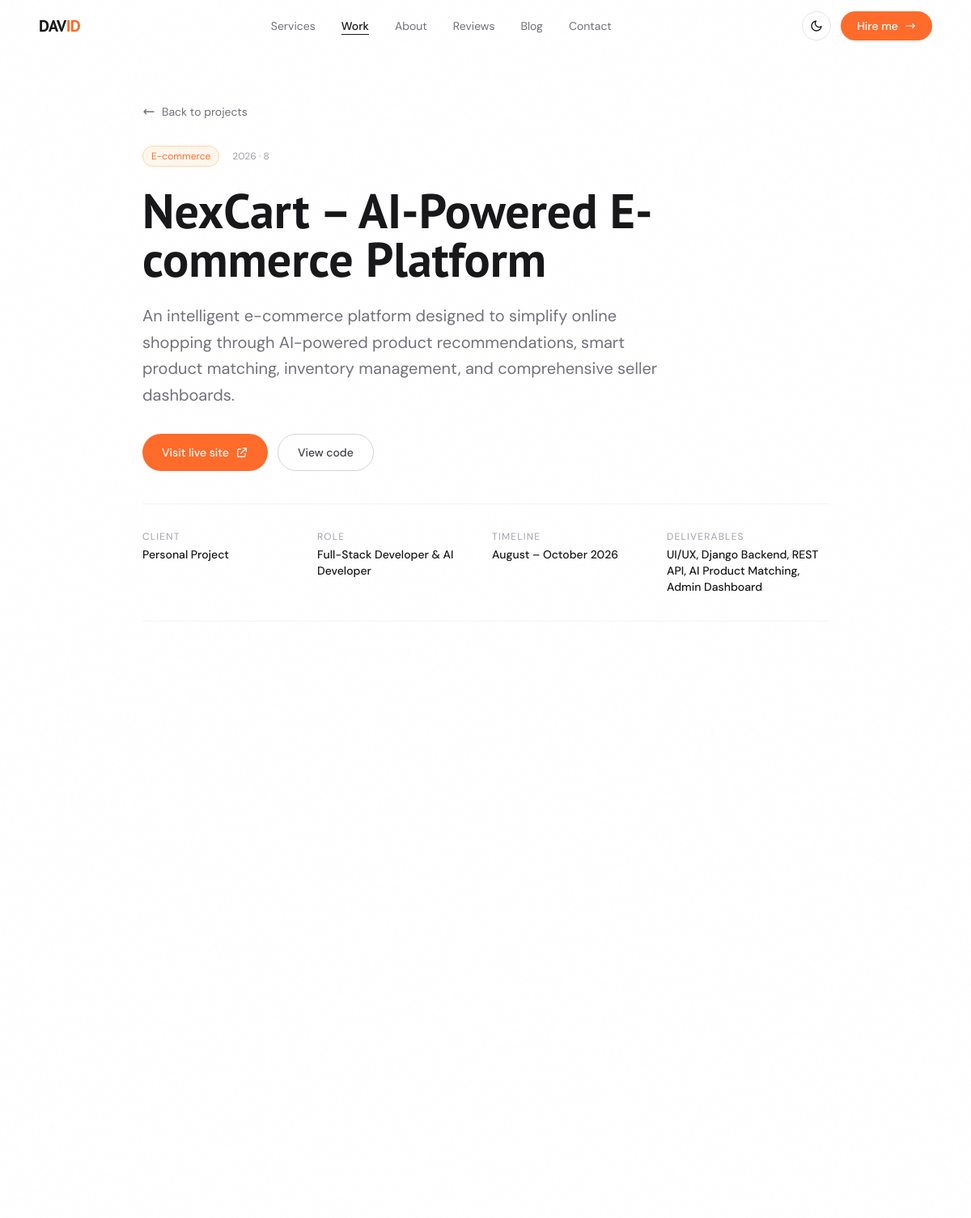
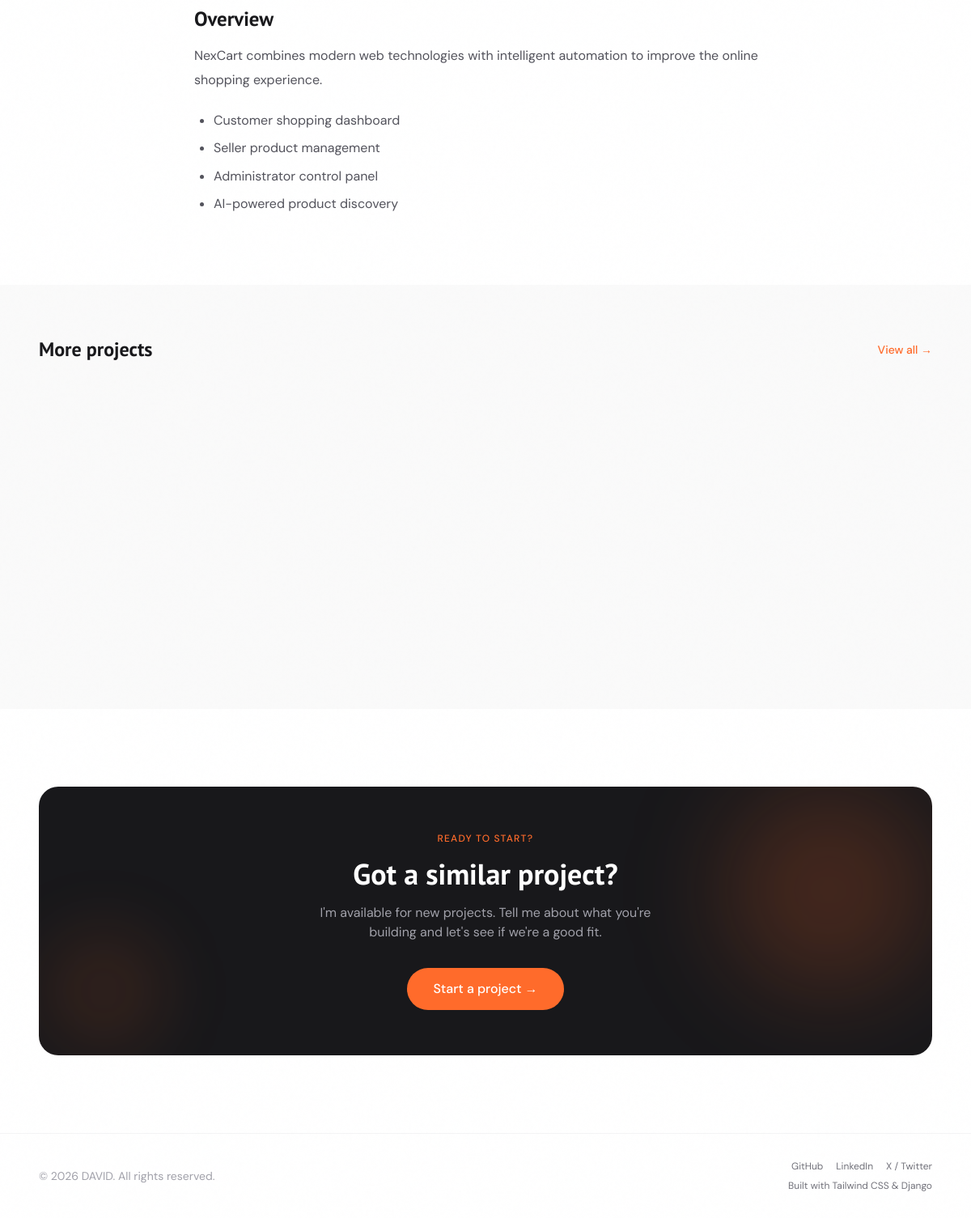
The page /projects/nexcart-ai-powered-e-commerce-platform/ on the database its author committed (2 pictures, top to bottom).
### Project_Hub/models.py (models this page shows, shortened)
class SiteProfile(models.Model):
    full_name = models.CharField(max_length=100, default="David")
    short_name = models.CharField(max_length=50, default="DAVID", help_text="Shown in the hero: Hi, I'm ...")
    role = models.CharField(max_length=100, default="Full Stack Developer")
    tagline = models.CharField(max_length=255, default="I design and build digital products that people love to use.")
    availability_text = models.CharField(max_length=60, default="Available for work")
    badge_text = models.CharField(max_length=60, default="Open to projects")
    is_available = models.BooleanField(default=True)
    hero_image = models.ImageField(upload_to="profile/", blank=True)
    about_image = models.ImageField(upload_to="profile/", blank=True)
    about_heading = models.CharField(max_length=120, default="A bit about who I am")
    about_paragraph_1 = models.TextField()
    about_paragraph_2 = models.TextField(blank=True)
    projects_done = models.PositiveIntegerField(default=0)
    happy_clients = models.PositiveIntegerField(default=0)
    years_experience = models.PositiveIntegerField(default=0)
    email = models.EmailField(blank=True)
    phone = models.CharField(max_length=30, blank=True)
    location = models.CharField(max_length=100, blank=True)
    github_url = models.URLField(blank=True)
    linkedin_url = models.URLField(blank=True)
    twitter_url = models.URLField(blank=True)
    class Meta:
        verbose_name = "Site profile"
        verbose_name_plural = "Site profile"
    @classmethod
    def load(cls):
        obj, _ = cls.objects.get_or_create(
            pk=1, defaults={"about_paragraph_1": "Tell visitors about yourself."}
        )
        return obj

class Project(models.Model):
    title = models.CharField(max_length=150)
    slug = models.SlugField(max_length=160, unique=True, blank=True)
    category = models.CharField(max_length=60, help_text="Badge shown first, e.g. SaaS, Fintech")
    tags = models.ManyToManyField(Tag, blank=True, related_name="projects")
    summary = models.TextField(help_text="Short text for cards")
    image = models.ImageField(upload_to="projects/", blank=True)
    demo_video=models.FileField(
        upload_to="projects/videos/",
        blank=True
    )
    client = models.CharField(max_length=100, blank=True)
    role = models.CharField(max_length=100, blank=True)
    year = models.PositiveSmallIntegerField(null=True, blank=True)
    duration = models.CharField(max_length=50, blank=True, help_text="e.g. 6 weeks")
    timeline = models.CharField(max_length=60, blank=True, help_text="e.g. Jan – Feb 2025")
    deliverables = models.CharField(max_length=150, blank=True, help_text="e.g. Figma, HTML/CSS")
    live_url = models.URLField(blank=True)
    repo_url = models.URLField(blank=True)
    is_featured = models.BooleanField(default=False)
    is_published = models.BooleanField(default=True)
    order = models.PositiveSmallIntegerField(default=0)
    created_at = models.DateTimeField(auto_now_add=True)
    class Meta:
        ordering = ["order", "-created_at"]
    def get_related(self, limit=3):
        qs = (Project.objects.filter(is_published=True)
              .exclude(pk=self.pk).prefetch_related("tags"))
        related = list(qs.filter(category=self.category)[:limit])
        if len(related) < limit:
            ids = [p.pk for p in related]
            related += list(qs.exclude(pk__in=ids)[: limit - len(related)])
        return related
    def get_absolute_url(self):
        return reverse("portfolio:project_detail", kwargs={"slug": self.slug})

class ProjectSection(models.Model):
    TEXT = "text"
    PRINCIPLES = "principles"
    STEPS = "steps"
    IMAGE = "image"
    COMPARE = "compare"
    KIND_CHOICES = [
        (TEXT, "Text"),
        (PRINCIPLES, "Cards grid (e.g. design principles)"),
        (STEPS, "Numbered steps (e.g. process)"),
        (IMAGE, "Full-width image"),
        (COMPARE, "Before / after images"),
    ]
    project = models.ForeignKey(Project, on_delete=models.CASCADE, related_name="sections")
    kind = models.CharField(max_length=12, choices=KIND_CHOICES, default=TEXT)
    title = models.CharField(max_length=150, blank=True, help_text="Shown as an H2 (Text / Cards / Steps)")
    body = models.TextField(blank=True, help_text="HTML: <p>, <h3>, <ul>, <blockquote>...")
    image = models.ImageField(upload_to="projects/sections/", blank=True,
                              help_text="Image, or the 'before' image for Before / after")
    caption = models.CharField(max_length=200, blank=True)
    image_after = models.ImageField(upload_to="projects/sections/", blank=True, help_text="'After' image")
    caption_after = models.CharField(max_length=200, blank=True)
    order = models.PositiveSmallIntegerField(default=0)
    class Meta:
        ordering = ["order", "id"]

### Project_Hub/views.py (the view)
# urls.py: path("projects/<slug:slug>/", views.project_detail, name="project_detail"),
def project_detail(request, slug):
    project = get_object_or_404(
        Project.objects.filter(is_published=True)
        .prefetch_related("tags", "stats", "sections__items"),
        slug=slug,
    )
    context = {
        "project": project,
        "related_projects": project.get_related(),
    }
    return render(request, "case-study.html", context)

### templates/case-study.html (shortened to what this page needs)
{% extends 'base.html' %}
{% load cloudinary %}
{% load static %}
{% block content %}
  <main>
    <article>
      <header class="pt-32 pb-10 max-w-4xl mx-auto px-6">
        <a href="{% url 'portfolio:projects' %}" class="inline-flex items-center gap-2 text-sm text-zinc-500 dark:text-zinc-400 hover:text-accent transition-colors mb-8">
          <svg xmlns="http://www.w3.org/2000/svg" class="w-4 h-4" fill="none" viewBox="0 0 24 24" stroke="currentColor" aria-hidden="true"><path stroke-linecap="round" stroke-linejoin="round" stroke-width="2" d="M7 16l-4-4m0 0l4-4m-4 4h18"/></svg>
          Back to projects
        </a>
        <div class="flex flex-wrap items-center gap-3 mb-6">
          <span class="text-xs bg-orange-50 dark:bg-zinc-800 text-accent border border-orange-200 dark:border-zinc-700 px-2.5 py-1 rounded-full">{{ project.category }}</span>
          {% if project.year or project.duration %}
          <span class="text-xs text-zinc-400 ml-1">{{ project.year|default:"" }}{% if project.year and project.duration %} · {% endif %}{{ project.duration }}</span>
          {% endif %}
        </div>
        <h1 class="reveal font-display font-bold text-4xl md:text-5xl lg:text-6xl text-zinc-900 dark:text-white leading-tight mb-6">{{ project.title }}</h1>
        <p class="reveal d1 text-xl text-zinc-500 dark:text-zinc-400 leading-relaxed mb-8 max-w-2xl">{{ project.summary }}</p>
        {% if project.live_url or project.repo_url %}
        <div class="reveal d1 flex flex-wrap gap-3 mb-10">
          {% if project.live_url %}
          <a href="{{ project.live_url }}" target="_blank" rel="noopener noreferrer" class="inline-flex items-center gap-2 bg-accent text-white text-sm font-medium px-6 py-3 rounded-full hover:bg-accent-light transition-colors">
            Visit live site
            <svg class="w-4 h-4" fill="none" viewBox="0 0 24 24" stroke="currentColor" aria-hidden="true"><path stroke-linecap="round" stroke-linejoin="round" stroke-width="2" d="M10 6H6a2 2 0 00-2 2v10a2 2 0 002 2h10a2 2 0 002-2v-4M14 4h6m0 0v6m0-6L10 14"/></svg>
          </a>
          {% endif %}
          {% if project.repo_url %}
          <a href="{{ project.repo_url }}" target="_blank" rel="noopener noreferrer" class="inline-flex items-center gap-2 border border-zinc-300 dark:border-zinc-700 text-zinc-700 dark:text-zinc-300 text-sm font-medium px-6 py-3 rounded-full hover:bg-zinc-50 dark:hover:bg-zinc-900 transition-colors">View code</a>
          {% endif %}
        </div>
        {% endif %}
        {% if project.client or project.role or project.timeline or project.deliverables %}
        <div class="reveal d2 grid grid-cols-2 md:grid-cols-4 gap-4 py-8 border-t border-b border-zinc-100 dark:border-zinc-900">
          {% if project.client %}
          <div>
            <p class="text-xs text-zinc-400 uppercase tracking-widest mb-1">Client</p>
            <p class="font-medium text-zinc-900 dark:text-white text-sm">{{ project.client }}</p>
          </div>
          {% endif %}
          {% if project.role %}
          <div>
            <p class="text-xs text-zinc-400 uppercase tracking-widest mb-1">Role</p>
            <p class="font-medium text-zinc-900 dark:text-white text-sm">{{ project.role }}</p>
          </div>
          {% endif %}
          {% if project.timeline %}
          <div>
            <p class="text-xs text-zinc-400 uppercase tracking-widest mb-1">Timeline</p>
            <p class="font-medium text-zinc-900 dark:text-white text-sm">{{ project.timeline }}</p>
          </div>
          {% endif %}
          {% if project.deliverables %}
          <div>
            <p class="text-xs text-zinc-400 uppercase tracking-widest mb-1">Deliverables</p>
            <p class="font-medium text-zinc-900 dark:text-white text-sm">{{ project.deliverables }}</p>
          </div>
          {% endif %}
        </div>
        {% endif %}
      </header>
      <div class="max-w-6xl mx-auto px-6 mb-16">
      </div>
      {% if project.stats.all %}
      <div class="max-w-4xl mx-auto px-6 mb-16">
      </div>
      {% endif %}
      {% for section in project.sections.all %}
        {% if section.kind == 'text' %}
        <div class="max-w-3xl mx-auto px-6 pb-4 prose-cs">
          {% if section.title %}<h2>{{ section.title }}</h2>{% endif %}
          {{ section.body|safe }}
        </div>
        {% endif %}
      {% endfor %}
      <div class="pb-12"></div>
    </article>
    {% if related_projects %}
    <section class="bg-zinc-50 dark:bg-zinc-900/50 py-16">
      <div class="max-w-6xl mx-auto px-6">
        <div class="flex items-center justify-between mb-8">
          <h2 class="font-display font-bold text-2xl text-zinc-900 dark:text-white">More projects</h2>
          <a href="{% url 'portfolio:projects' %}" class="text-sm font-medium text-accent nav-link hidden md:block">View all →</a>
        </div>
        <div class="grid md:grid-cols-3 gap-6">
        </div>
      </div>
    </section>
    {% endif %}
    <section class="py-24">
      <div class="max-w-6xl mx-auto px-6">
        <div class="bg-zinc-900 dark:bg-zinc-800 rounded-3xl p-10 md:p-14 text-center relative overflow-hidden">
          <div class="absolute top-0 right-0 w-64 h-64 bg-accent/20 rounded-full blur-3xl pointer-events-none" aria-hidden="true"></div>
          <div class="absolute bottom-0 left-0 w-40 h-40 bg-accent/10 rounded-full blur-2xl pointer-events-none" aria-hidden="true"></div>
          <div class="relative z-10">
            <p class="text-xs font-medium text-accent tracking-widest uppercase mb-4">Ready to start?</p>
            <h2 class="font-display font-bold text-3xl md:text-4xl text-white mb-4">Got a similar project?</h2>
            <p class="text-zinc-400 max-w-md mx-auto mb-8">I'm available for new projects. Tell me about what you're building and let's see if we're a good fit.</p>
            <a href="{% url 'portfolio:home' %}#contact" class="inline-flex items-center gap-2 btn-primary bg-accent text-white font-medium px-8 py-3.5 rounded-full hover:bg-accent-light transition-colors">Start a project →</a>
          </div>
        </div>
      </div>
    </section>
  </main>
{% endblock %}

### templates/base.html (shortened to what this page needs)
{% load static %}<!DOCTYPE html>
<html lang="en" class="scroll-smooth"
  x-data="{
    dark: localStorage.getItem('theme')==='dark'||(!localStorage.getItem('theme')&&window.matchMedia('(prefers-color-scheme: dark)').matches),
    sc: false,
    mm: false,
    s: '',
    progress: 0
  }"
  :class="{'dark':dark}"
  x-init="
    $watch('dark', v => localStorage.setItem('theme', v ? 'dark' : 'light'));
    const ids = ['services','work','about','reviews','blog','contact'];
    const update = () => {
      sc = window.scrollY > 20;
      const max = document.body.scrollHeight - window.innerHeight;
      progress = max > 0 ? Math.min(100, Math.round(window.scrollY / max * 100)) : 0;
      let cur = '';
      for (const id of ids) {
        const el = document.getElementById(id);
        if (el && el.getBoundingClientRect().top <= 120) cur = id;
      }
      s = cur;
    };
    window.addEventListener('scroll', update, { passive: true });
    update();
  ">
<head>
<script src="https://cdn.tailwindcss.com"></script>
<link rel="stylesheet" href="{% static 'css/david.css' %}">
</head>
<body class="bg-white dark:bg-zinc-950 text-zinc-900 dark:text-zinc-100 antialiased">
{% include 'partials/navbar.html' %}
{% block content %}{% endblock %}
{% include 'partials/footer.html' %}
</body>
</html>

### templates/partials/navbar.html (shortened to what this page needs)
<header class="fixed inset-x-0 top-0 z-50 transition-all duration-300"
  :class="sc?'bg-white/90 dark:bg-zinc-950/90 backdrop-blur-md shadow-sm shadow-black/5':''">
  <nav class="max-w-6xl mx-auto px-6 h-16 flex items-center justify-between" aria-label="Main navigation">
    <a href="{{ home_url }}" class="font-display font-bold text-xl tracking-tight relative z-10">
      <span class="text-zinc-900 dark:text-white">{{ profile.short_name|slice:":-2" }}</span><span class="text-accent">{{ profile.short_name|slice:"-2:" }}</span>
    </a>
    <ul class="hidden md:flex items-center gap-8 text-sm" role="list">
      {% for link in nav_links %}
      <li>
        <a href="{{ link.url }}"
           class="nl text-zinc-500 dark:text-zinc-400 hover:text-zinc-900 dark:hover:text-white transition-colors {% if link.page_active %}on !text-zinc-900 dark:!text-white{% endif %}"
           :class="s==='{{ link.key }}'?'on !text-zinc-900 dark:!text-white':''">{{ link.label }}</a>
      </li>
      {% endfor %}
    </ul>
    <div class="flex items-center gap-3">
      <button @click="dark=!dark" class="w-9 h-9 flex items-center justify-center rounded-full border border-zinc-200 dark:border-zinc-800 hover:bg-zinc-100 dark:hover:bg-zinc-900 transition-colors" :aria-label="dark?'Light mode':'Dark mode'">
        <svg x-show="!dark" class="w-4 h-4" fill="none" viewBox="0 0 24 24" stroke="currentColor" aria-hidden="true"><path stroke-linecap="round" stroke-linejoin="round" stroke-width="2" d="M21 12.79A9 9 0 1111.21 3 7 7 0 0021 12.79z"/></svg>
      </button>
      <a href="{{ home_url }}#contact" class="hidden md:inline-flex items-center gap-2 shimmer bg-accent text-white text-sm font-medium px-5 py-2 rounded-full hover:bg-accent-light transition-colors">
        Hire me <svg class="w-3.5 h-3.5" fill="none" viewBox="0 0 24 24" stroke="currentColor" aria-hidden="true"><path stroke-linecap="round" stroke-linejoin="round" stroke-width="2" d="M17 8l4 4m0 0l-4 4m4-4H3"/></svg>
      </a>
    </div>
  </nav>
</header>

### templates/partials/footer.html
<footer class="border-t border-zinc-100 dark:border-zinc-900">
  <div class="max-w-6xl mx-auto px-6 py-8 flex flex-col sm:flex-row items-center justify-between gap-4">
    <p class="text-sm text-zinc-400 text-center sm:text-left">
      © <span id="yr">{% now "Y" %}</span> {{ profile.short_name }}. All rights reserved.
    </p>
    <div class="flex flex-col items-center sm:items-end gap-2">
      {% if profile.github_url or profile.linkedin_url or profile.twitter_url %}
      <ul class="flex items-center gap-4 text-xs text-zinc-500" role="list">
        {% if profile.github_url %}
        <li><a href="{{ profile.github_url }}" rel="noopener noreferrer" target="_blank" class="hover:text-accent transition-colors">GitHub</a></li>
        {% endif %}
        {% if profile.linkedin_url %}
        <li><a href="{{ profile.linkedin_url }}" rel="noopener noreferrer" target="_blank" class="hover:text-accent transition-colors">LinkedIn</a></li>
        {% endif %}
        {% if profile.twitter_url %}
        <li><a href="{{ profile.twitter_url }}" rel="noopener noreferrer" target="_blank" class="hover:text-accent transition-colors">X / Twitter</a></li>
        {% endif %}
      </ul>
      {% endif %}
      <p class="text-xs text-zinc-500">Built with
        <a href="https://tailwindcss.com" rel="noopener noreferrer" target="_blank" class="hover:text-accent transition-colors">Tailwind CSS</a>
        &amp;
        <a href="https://www.djangoproject.com" rel="noopener noreferrer" target="_blank" class="hover:text-accent transition-colors">Django</a>
      </p>
    </div>
  </div>
</footer>

### rows shown on the page
SiteProfile: short_name "DAV", short_name "ID", short_name "DAVID"
Project: category "E-commerce", year "2026", duration "8", title "NexCart – AI-Powered E-commerce Platform", summary "An intelligent e-commerce platform designed to simplify online shopping through AI-powered product recommendations, smart product matching, inventory management, and comprehensive seller dashboards.", client "Personal Project", role "Full-Stack Developer & AI Developer", timeline "August – October 2026", deliverables "UI/UX, Django Backend, REST API, AI Product Matching, Admin Dashboard"
ProjectSection: title "Overview", body "NexCart combines modern web technologies with intelligent automation to improve the online shopping experience. Customer shopping dashboard Seller product management Administrator control panel AI-powered product discovery"

### other values the page prints
{{ link.label }} "Services" "Work" "About" "Reviews" "Blog" "Contact"
